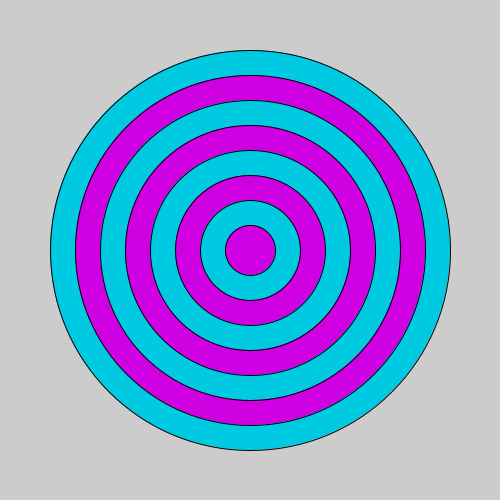
Frame 1 (no input)
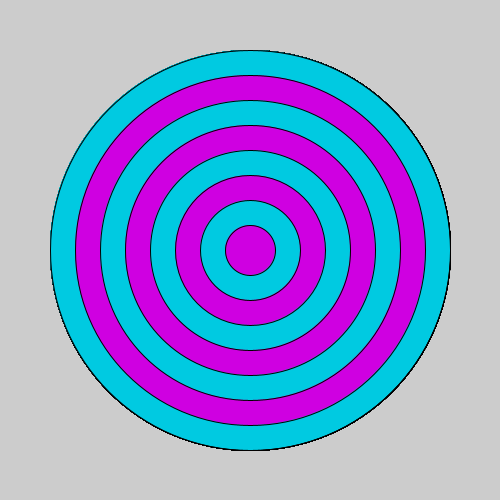
Frame 60 (the mouse pressed at the canvas centre just before this capture)
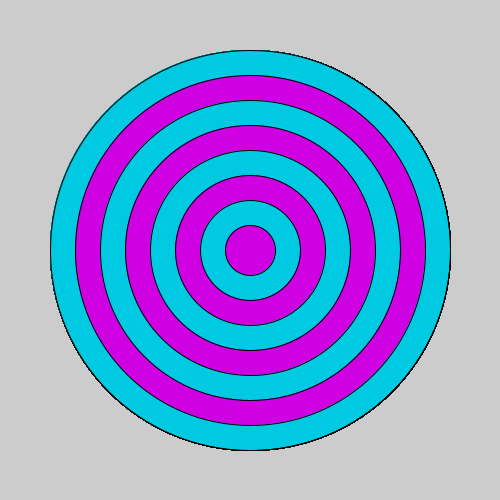
Frame 120 (the mouse held since frame 60 and released just before this capture)

The Processing sketch that drew these frames (run headless with seeded random() and noise(); from frame 60 on, the mouse is pressed at the canvas centre):

// Processing sketch: bullseye
// ── bullseye.pde

void setup() {
 
  // set the size of your sketch
  size(500,500);
}

void draw() {
  
  //Starting with the largest ellipse, use a for loop to draw a bullseye with ellipses.
  for (int i =8 ; i >0; i--){
    if (i % 2 == 0) {
        fill(0,202,225);
    }
    else {
fill(207,0,225);
    }
    
    ellipse(250,250,i*50,i*50);
    
  //Use an if statement and modulo to alternate the color of your rings.
  
  
}


}
